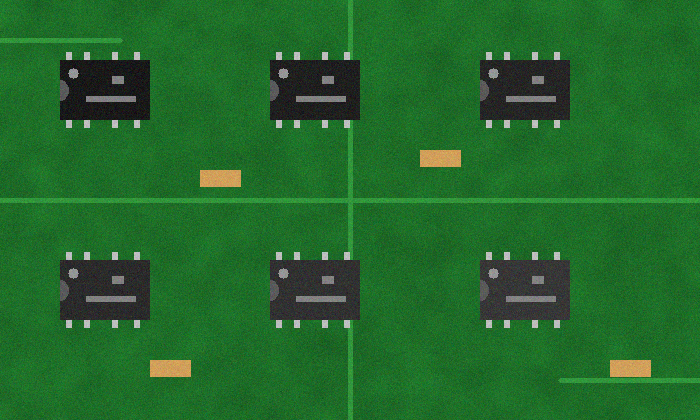
#> input picture draft/collaboration/claude_31_35/recording_candidates/31/pcb_synthetic.png, 700 x 420 px
$ python check_headless.py
#> lines starting #> are read from the running program, lines starting #| are printed output that depends on the picture; after the words box and inside, x2 and y2 are one past the last pixel; in counts of white or black regions, pixels touching at a corner belong together
### draft/collaboration/claude_31_35/recording_candidates/31/core.py
# -*- coding: utf-8 -*-
"""第 31 讲 模板匹配：录屏程序与无界面核对共用的核心代码（写法与正式脚本一致）。"""
import cv2
import numpy as np

# 合成电路板上左上那个芯片（含上下引脚）的位置，用于裁模板：x, y, w, h
DEFAULT_CROP = (56, 50, 98, 80)


def load(path, flag=cv2.IMREAD_COLOR):
#> called with path = 'pcb_synthetic.png', flag = 1
    img = cv2.imread(path, flag)
#> img is the input picture: shape (420, 700, 3); mean B, G, R 42.6, 104.8, 35
    if img is None:
        raise SystemExit(f"读不到图片：{path}（检查文件名和路径）")
    return img


def match(gray, tpl):
    """31-P6：大图、模板都是单通道灰度 uint8；TM_CCOEFF_NORMED 要求模板不是纯色（方差不为 0）"""
    assert gray.ndim == 2 and tpl.ndim == 2 and gray.dtype == tpl.dtype == np.uint8
    assert float(tpl.std()) > 0, "模板是纯色，TM_CCOEFF_NORMED 无法比较"
    res = cv2.matchTemplate(gray, tpl, cv2.TM_CCOEFF_NORMED)
    _, max_val, _, max_loc = cv2.minMaxLoc(res)
    return res, max_val, max_loc


def where_boxes(res, thr):
    """31-P7：脚本原写法 np.where(res >= 阈值)，每个位置一个框（不去重）"""
    ys, xs = np.where(res >= thr)
    return list(zip(xs, ys))

### draft/collaboration/claude_31_35/recording_candidates/31/ext_dedupe.py
# -*- coding: utf-8 -*-
"""【扩展，不是 31 讲正式讲解内容】把 np.where 得到的重叠框合并成每个目标一个框。
做法：按分数从高到低取位置，离已保留框太近（小于模板宽高的一半）的就丢掉——一种简化的非极大值抑制。
正式录屏仍用 p7_match_many.py 的原写法，本文件只供课后拓展或老师参考。
"""
import numpy as np


def dedupe(res, thr, tw, th):
    ys, xs = np.where(res >= thr)
    order = np.argsort(-res[ys, xs])
    kept = []
    for i in order:
        x, y = int(xs[i]), int(ys[i])
        if all(abs(x - a) >= tw // 2 or abs(y - b) >= th // 2 for a, b, _ in kept):
            kept.append((x, y, float(res[y, x])))
    return kept

### draft/collaboration/claude_31_35/recording_candidates/31/check_headless.py
# -*- coding: utf-8 -*-
"""第 31 讲无界面核对：裁模板、单目标匹配、三个阈值的候选框数，保存结果图，不打开窗口。
用法：python check_headless.py [--input 大图] [--crop x y w h] [--outdir 输出目录]
"""
import argparse
import os
import cv2
import numpy as np
from core import load, match, where_boxes, DEFAULT_CROP
from ext_dedupe import dedupe

ap = argparse.ArgumentParser()
ap.add_argument("--input", default="pcb_synthetic.png")
ap.add_argument("--crop", type=int, nargs=4, default=DEFAULT_CROP)
ap.add_argument("--outdir", default="check_out")
args = ap.parse_args()
os.makedirs(args.outdir, exist_ok=True)
synthetic = os.path.basename(args.input) == "pcb_synthetic.png"

img = load(args.input)
gray = cv2.cvtColor(img, cv2.COLOR_BGR2GRAY)
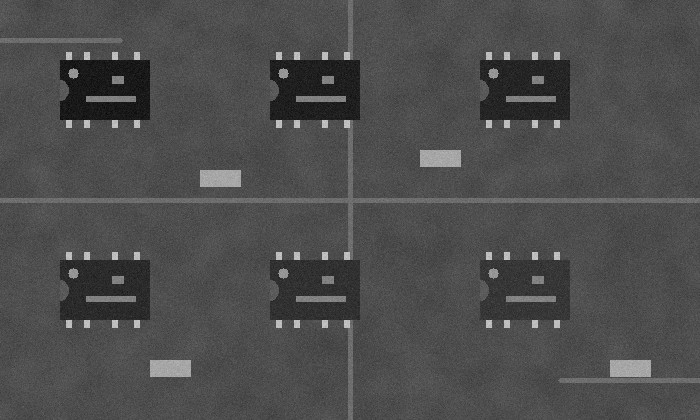
#> gray: shape (420, 700); min 6, max 208, mean 76.8
x, y, w, h = args.crop
tpl = cv2.cvtColor(img[y:y + h, x:x + w], cv2.COLOR_BGR2GRAY)
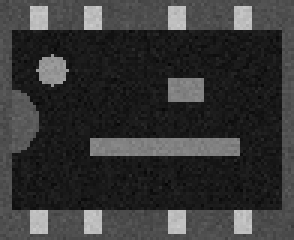
#> tpl: shape (80, 98) (shown 3 times larger); min 6, max 203, mean 54.2
res, max_val, max_loc = match(gray, tpl)
#> in match, `res = cv2.matchTemplate(gray, tpl, cv2.TM_CCOEFF_NORMED)`:
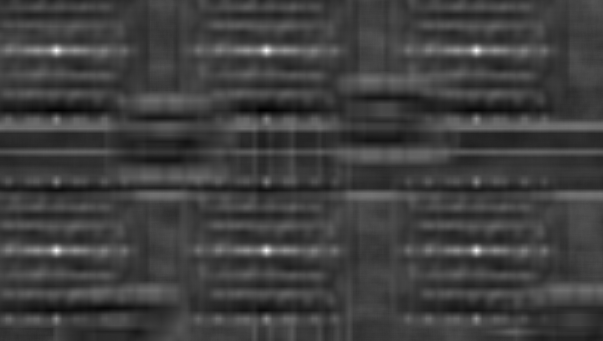
#> res: shape (341, 603) float32; min -0.334, max 1, mean -0.00215; drawn with min black and max white
#> in match, `_, max_val, _, max_loc = cv2.minMaxLoc(res)`: max_val = 1; max_loc = (56, 50)
#> max_val = 1; max_loc = (56, 50)
th, tw = tpl.shape
#> th = 80; tw = 98
print(f"P6 大图 {gray.shape[::-1]}，模板 {tw}×{th}（方差 {tpl.var():.1f}），分数图 {res.shape[::-1]}")
#| P6 大图 (700, 420)，模板 98×80（方差 2003.2），分数图 (603, 341)
print(f"P6 max_val = {max_val:.4f}，max_loc = {max_loc}")
#| P6 max_val = 1.0000，max_loc = (56, 50)
out = img.copy(); cv2.rectangle(out, max_loc, (max_loc[0] + tw, max_loc[1] + th), (0, 0, 255), 2)
#> after `cv2.rectangle(out, max_loc, (max_loc[0] + tw, max_loc[1] + th), (0, 0,`:
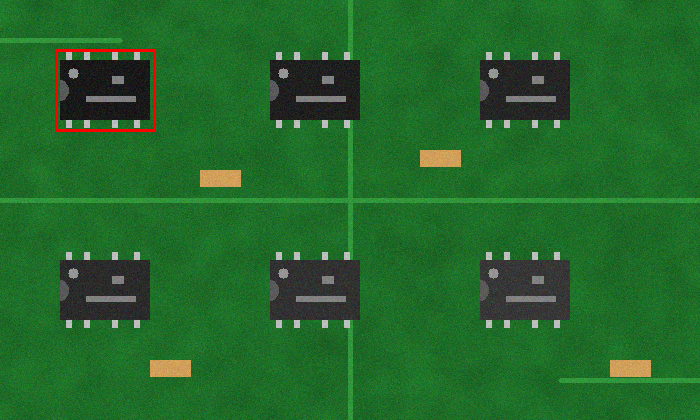
#> out: shape (420, 700, 3); 0.36% of pixels changed, all inside (x1, y1, x2, y2) = (55, 49, 156, 132)
cv2.imwrite(os.path.join(args.outdir, "31_p6_match.png"), out)
assert res.shape == (gray.shape[0] - th + 1, gray.shape[1] - tw + 1)
if synthetic:
    assert max_loc == (x, y)

chips = [(60, 60), (270, 60), (480, 60), (60, 260), (270, 260), (480, 260)] if synthetic else []
for t in (0.8, 0.5, 0.95):
    boxes = where_boxes(res, t)
    v = img.copy()
    for bx, by in boxes:
        cv2.rectangle(v, (int(bx), int(by)), (int(bx) + tw, int(by) + th), (0, 255, 0), 1)
    cv2.imwrite(os.path.join(args.outdir, f"31_p7_thr_{t}.png"), v)
    kept = dedupe(res, t, tw, th)
    msg = f"P7 阈值 {t}：np.where 候选框 {len(boxes)} 个；扩展去重后 {len(kept)} 个"
    if synthetic:
        hit = sum(1 for cx, cy in chips if any(abs(bx - (cx - 4)) <= 12 and abs(by - (cy - 10)) <= 12 for bx, by in boxes))
        wrong = [k for k in kept if not any(abs(k[0] - (cx - 4)) <= 12 and abs(k[1] - (cy - 10)) <= 12 for cx, cy in chips)]
        msg += f"；6 个芯片中被框到 {hit} 个；去重后不在芯片上的框 {len(wrong)} 个"
    print(msg)
#> this loop made 3 passes
#> (boxes, order in dedupe, msg, hit) on pass 3: ([(56, 50), (266, 50), (476, 50), (56, 250), (266, 250)], [0, 1, 2, 3, 4], 'P7 阈值 0.95：np.where 候选框 5 个；扩展去重后 5 个', 5)
#> (msg, hit) on passes 1 to 2: ('P7 阈值 0.8：np.where 候选框 36 个；扩展去重后 6 个', 6), ('P7 阈值 0.5：np.where 候选框 296 个；扩展去重后 6 个', 6)
#| P7 阈值 0.8：np.where 候选框 36 个；扩展去重后 6 个；6 个芯片中被框到 6 个；去重后不在芯片上的框 0 个
#| P7 阈值 0.5：np.where 候选框 296 个；扩展去重后 6 个；6 个芯片中被框到 6 个；去重后不在芯片上的框 0 个
#| P7 阈值 0.95：np.where 候选框 5 个；扩展去重后 5 个；6 个芯片中被框到 5 个；去重后不在芯片上的框 0 个
#> pass 1, `cv2.imwrite(os.path.join(args.outdir, f"31_p7_thr_{t}.png"), v)`:
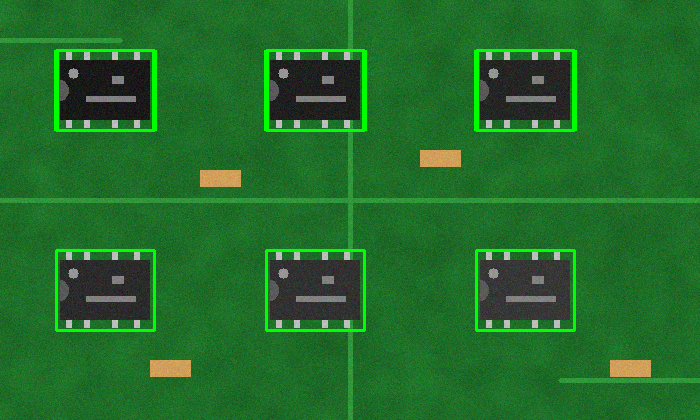
#> saved as 31_p7_thr_0.8.png: shape (420, 700, 3); mean B, G, R 41.6, 108.4, 34.3
#> pass 2, `cv2.imwrite(os.path.join(args.outdir, f"31_p7_thr_{t}.png"), v)`:
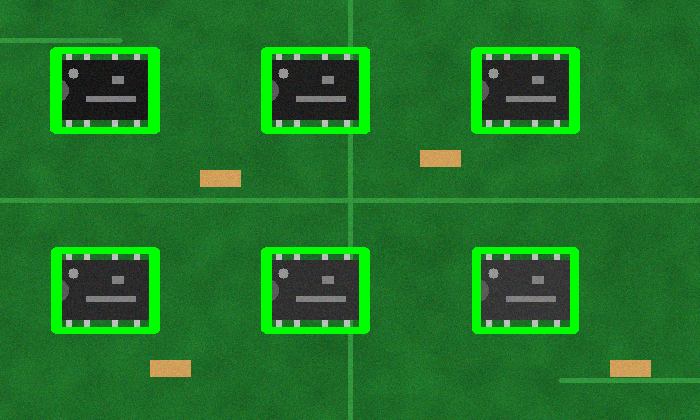
#> saved as 31_p7_thr_0.5.png: shape (420, 700, 3); mean B, G, R 39.9, 114, 32.9
print("P7 说明：候选框数 ≠ 目标数，同一芯片附近有多个高分位置")
for name, im in (("原图", gray), ("放大1.5倍", cv2.resize(gray, None, fx=1.5, fy=1.5)),
                 ("旋转25度", cv2.warpAffine(gray, cv2.getRotationMatrix2D((gray.shape[1] / 2, gray.shape[0] / 2), 25, 1.0), gray.shape[::-1]))):
    print(f"P8 本样本 {name}：max_val = {cv2.matchTemplate(im, tpl, cv2.TM_CCOEFF_NORMED).max():.4f}")
#> this loop made 3 passes
#> name on passes 1 to 3: '原图', '放大1.5倍', '旋转25度'
#| P8 本样本 原图：max_val = 1.0000
#| P8 本样本 放大1.5倍：max_val = 0.4107
#| P8 本样本 旋转25度：max_val = 0.2487
print("OK 31")
